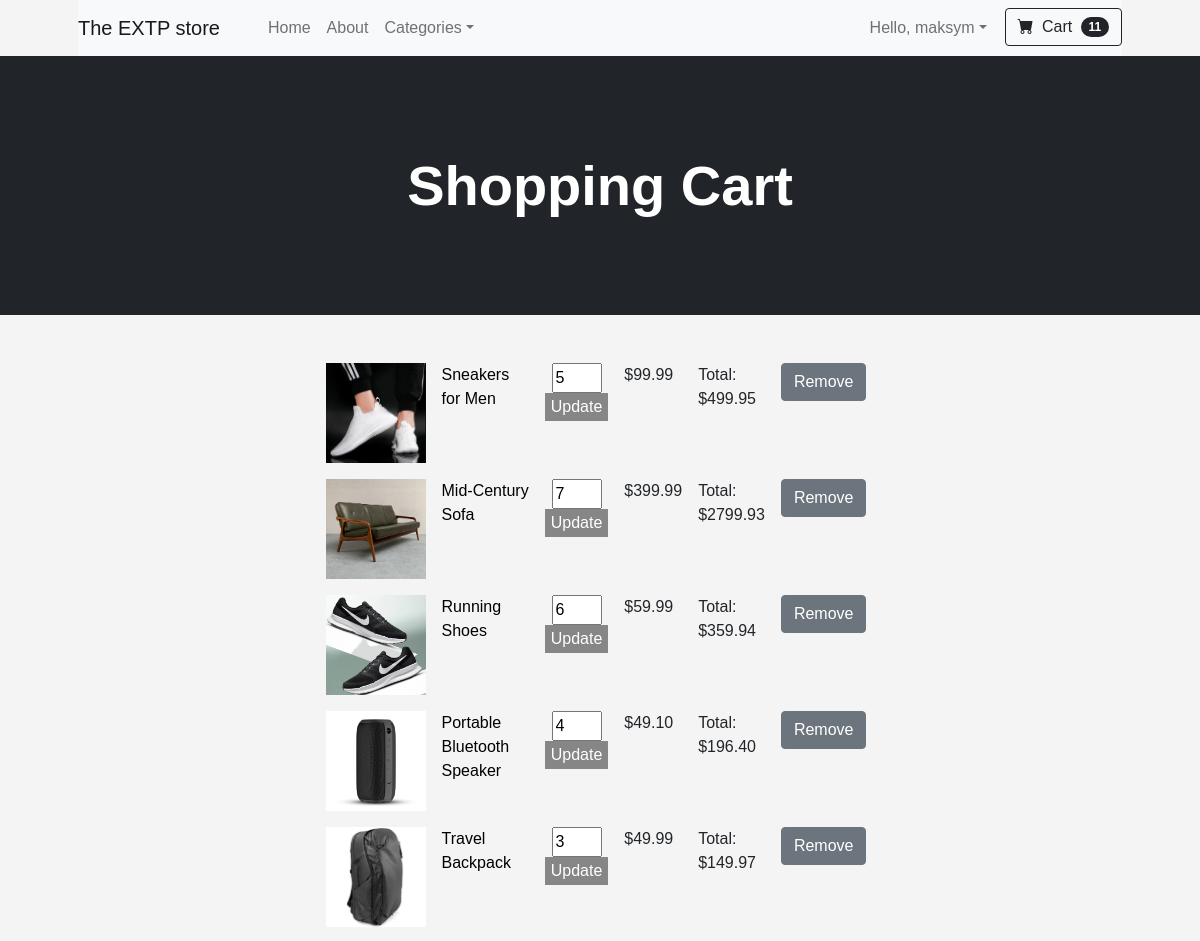
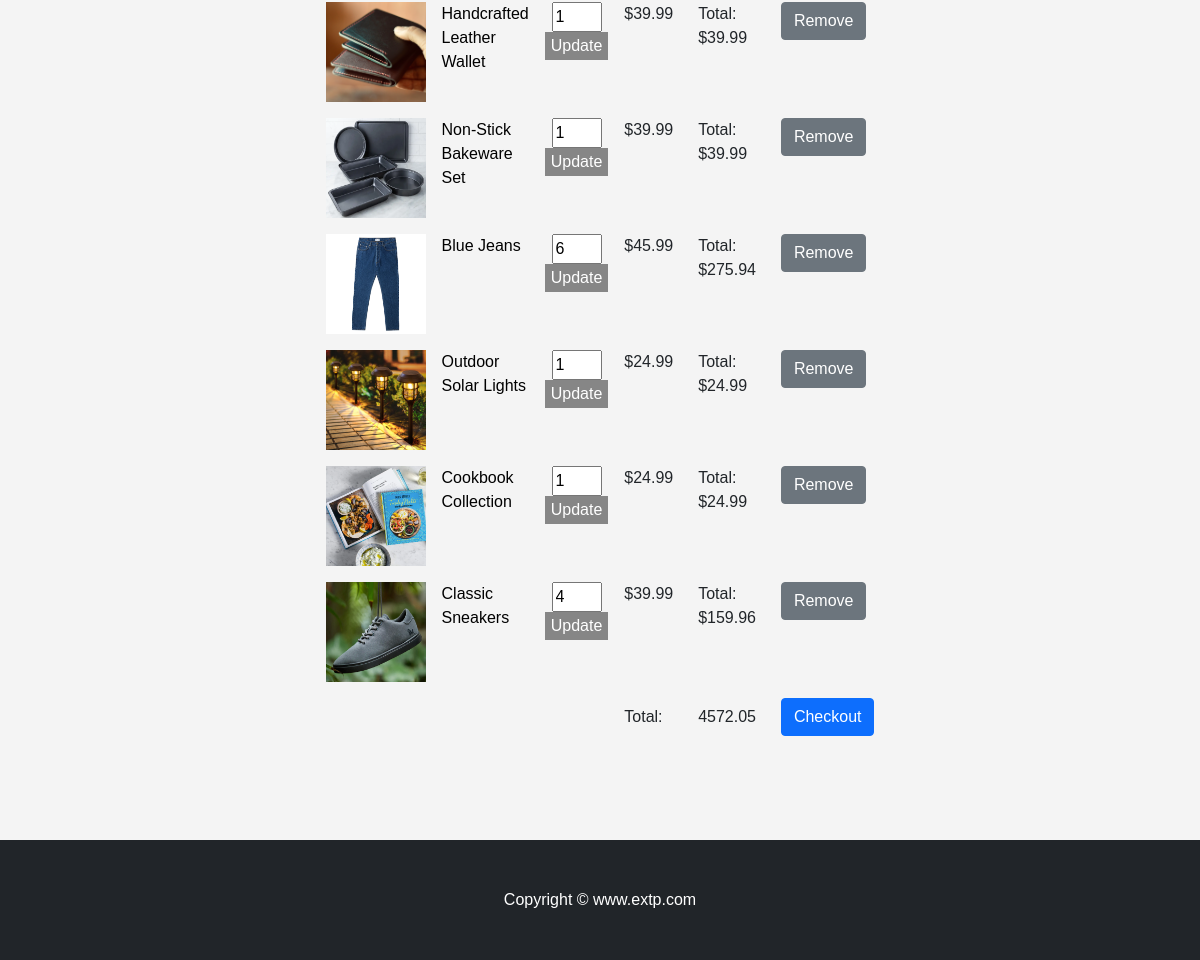
/cart/ (signed in), run on an earlier commit of the app's database (2 pictures, top to bottom).
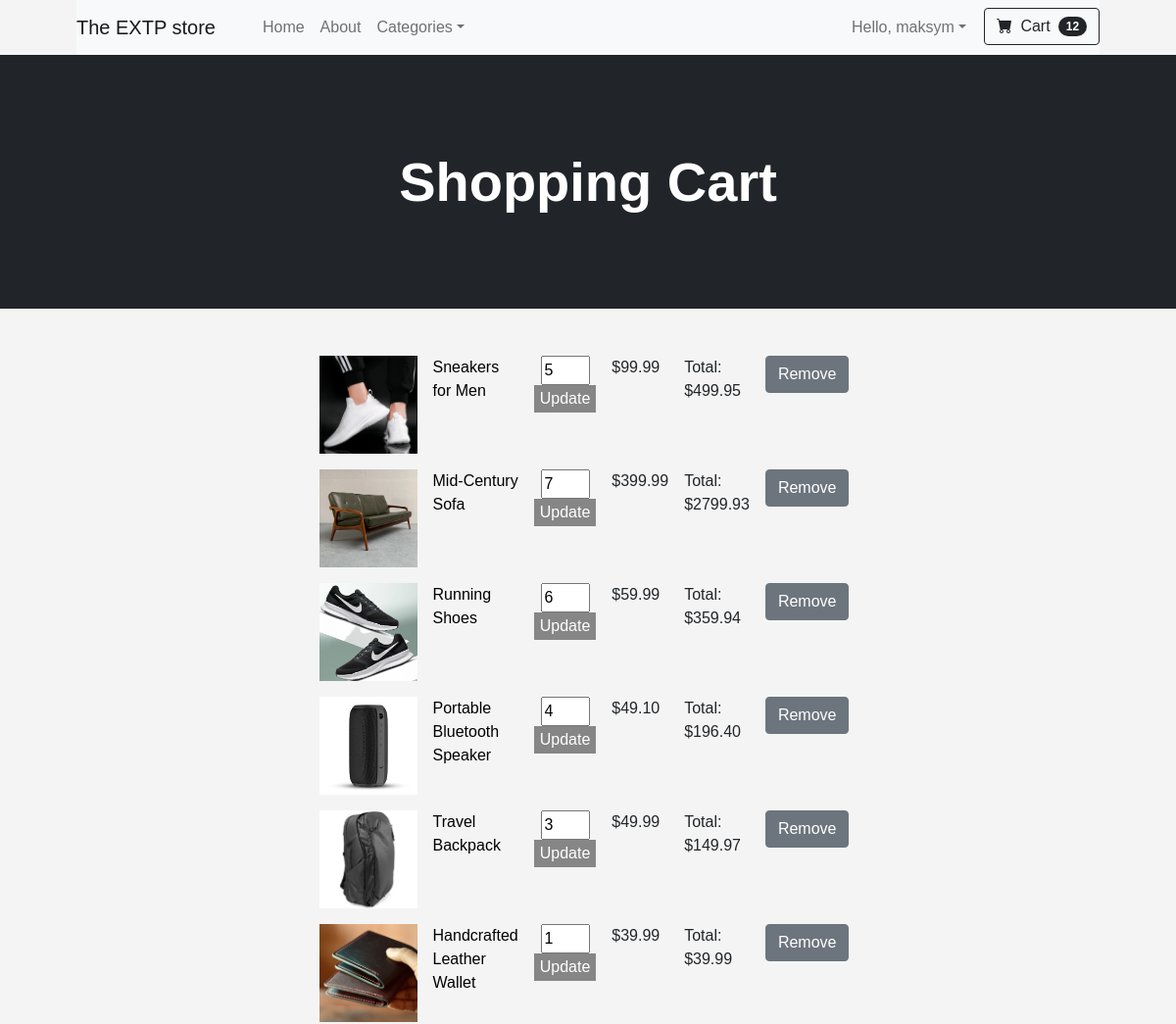
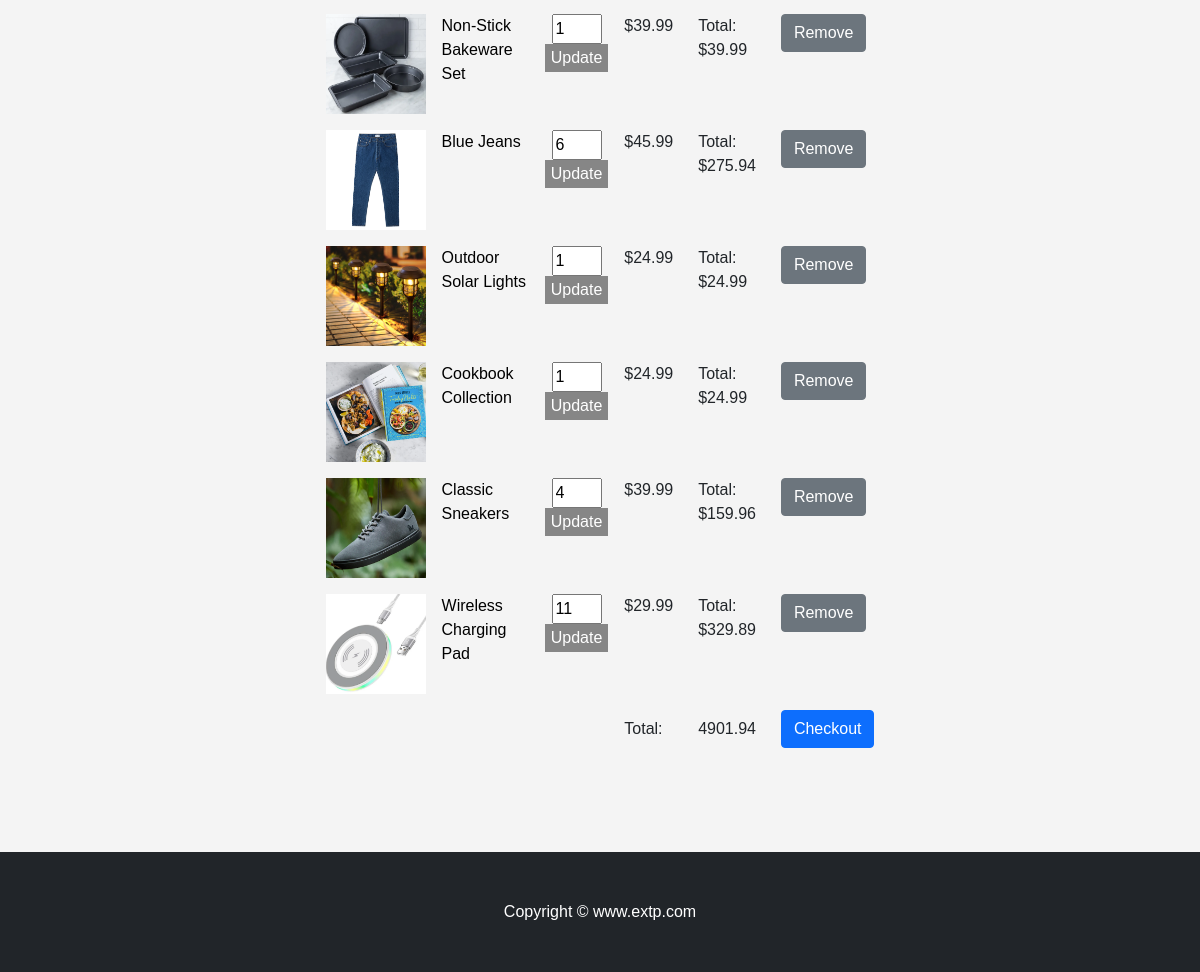
And on a later commit of the database (2 pictures, top to bottom).
### cart/models.py (models this page shows, shortened)
class Cart(models.Model):
    user = models.ForeignKey(User, on_delete=models.CASCADE)
    product = models.ForeignKey(Product, on_delete=models.CASCADE)
    quantity = models.IntegerField(default=1)
    @property
    def total_item_price(self):
        return self.quantity * self.product.price

### ecommerce/models.py (models this page shows)
class Product(models.Model):
    product_name = models.CharField(max_length=100)
    category = models.ForeignKey(Category, on_delete=models.SET_NULL, blank=True, null=True)
    description = models.TextField()
    image = models.ImageField(upload_to='product_images/', blank=True, null=True)
    created_at = models.DateTimeField(auto_now_add=True)
    price = models.DecimalField(max_digits=6, decimal_places=2)
    quantity = models.IntegerField(default=55)
    seller = models.CharField(max_length=100, default="EXTP")
    on_sale = models.BooleanField(default=False)
    sale_price = models.DecimalField(max_digits=6, decimal_places=2, blank=True, null=True)
    def __str__(self):
        return self.product_name

### cart/views.py (the view)
# urls.py: path('', views.cart_details, name='cart_details'),
@login_required
def cart_details(request):
    cart_items = Cart.objects.filter(user=request.user)
    total_price = sum(item.quantity * item.product.price for item in cart_items)
    return render(request, "cart/cart_details.html", {"cart_items": cart_items, "total_price": total_price})

### ecommerce/views.py (called while the page is built)
def custom_context(request):
    categories = models.Category.objects.all()
    if request.user.is_authenticated:
        quantity_cart = Cart.objects.filter(user=request.user).count()
    else:
        quantity_cart = 0
    return {'categories': categories, "quantity_cart": quantity_cart}

### templates/cart/cart_details.html (shortened to what this page needs)
{% extends "base.html" %}
{% block content %}
    <header class="bg-dark py-5">
        <div class="container px-4 px-lg-5 my-5">
            <div class="text-center text-white">
                <h1 class="display-4 fw-bolder">Shopping Cart</h1>
            </div>
        </div>
    </header>
    <div style="display: flex; justify-content: center; margin: 20px 160px 40px 160px; padding: 20px 260px 40px 260px;">
    {% if cart_items %}
        <br><br><br><br><br><br><br><br><br><br><br><br><br><br><br><br><br><br>
        <table class="table table-borderless">
            <tbody>
                {% for item in cart_items %}
                    <tr>
                        <td>
                            <a href="{% url 'ecommerce:product_detail' item.product.id %}">
                                <img src="{{ item.product.image.url }}" alt="product" width="100" height="100">
                            </a>
                        </td>
                        <td>
                            <a href="{% url 'ecommerce:product_detail' item.product.id %}" style="text-decoration: none; color: black;">
                                {{ item.product }}
                            </a>
                        </td>
                        <td>
                            <form action="{% url 'cart:update_cart_item' item.id %}" method="post">
                                <input type="number" name="quantity" value="{{ item.quantity }}" min="1" style="width: 50px;">
                                <button type="submit" style="height: 28px;">Update</button>
                            </form>
                        </td>
                        <td>${{ item.product.price }}</td>
                        <td>Total: ${{ item.total_item_price }}</td>
                        <td><a href="{% url 'cart:remove_from_cart' item.id %}"><button class="btn btn-secondary" >Remove</button></a></td>
                    </tr>
                {% endfor %}
            </tbody>
            <tfoot>
                <tr>
                    <td colspan="3"></td>
                    <td>Total:</td>
                    <td>{{ total_price }}</td>
                    <td><a href="#" class="btn btn-primary">Checkout</a></td>
                </tr>
            </tfoot>
        </table>
    {% else %}
    <br><br><br><br><br><br><br><br><br><br><br><br><br><br>
        <p>Your shopping cart is empty.</p>
    {% endif %}
    </div>
{% endblock %}

### templates/base.html (shortened to what this page needs)
{% load static %}
<!DOCTYPE html>
<html lang="en">
    <head>
        <link href="https://cdn.jsdelivr.net/npm/bootstrap-icons@1.5.0/font/bootstrap-icons.css" rel="stylesheet" />
        <link href="{% static 'css/styles.css' %}" rel="stylesheet" />
        <link href="https://stackpath.bootstrapcdn.com/bootstrap/5.1.3/css/bootstrap.min.css" rel="stylesheet">
    </head>
    <body>
        <div class="container px-4 px-lg-5">
            <nav class="navbar navbar-expand-lg navbar-light bg-light sticky-top">
                <a class="navbar-brand" href="{% url 'ecommerce:home' %}">The EXTP store</a>
                <div class="collapse navbar-collapse" id="navbarSupportedContent">
                    <ul class="navbar-nav me-auto mb-2 mb-lg-0 ms-lg-4">
                        <li class="nav-item"><a class="nav-link" aria-current="page" href="{% url 'ecommerce:home' %}">Home</a></li>
                        <li class="nav-item"><a class="nav-link" href="{% url 'ecommerce:about' %}">About</a></li>
                        <li class="nav-item dropdown">
                            <a class="nav-link dropdown-toggle" id="navbarDropdown" href="#" role="button" data-bs-toggle="dropdown" aria-expanded="false">Categories</a>
                        </li>
                    </ul>
                    <ul class="navbar-nav ml-auto mb-2 mb-lg-0">
                        {% if user.is_authenticated %}
                        <li class="nav-item dropdown">
                            <a class="nav-link dropdown-toggle" id="navbarDropdown" href="#" role="button" data-bs-toggle="dropdown" aria-expanded="false" style="margin-right: 10px;">Hello, {{ user.username }}</a>
                        </li>
                        {% else %}
                        <li class="nav-item"><a class="nav-link" href="{% url 'user:login' %}">Sign In</a></li>
                        <li class="nav-item" style="margin-right: 10px;"><a class="nav-link" href="{% url 'user:registration' %}">Sign Up</a></li>
                        {% endif %}
                        <li class="nav-item">
                            {% if user.is_authenticated %}
                            <a href="{% url 'cart:cart_details' %}">
                                <button class="btn btn-outline-dark" type="submit">
                                    <i class="bi-cart-fill me-1"></i>
                                    Cart
                                    <span class="badge bg-dark text-white ms-1 rounded-pill">{{ quantity_cart }}</span>
                                </button>
                            </a>
                            {% endif %}
                        </li>
                    </ul>
                </div>
            </nav>
        </div>
        {% block content %}
        {% endblock %}
        <footer class="py-5 bg-dark"  >
            <div class="container"><p class="m-0 text-center text-white">Copyright &copy; www.extp.com </p></div>
        </footer>
    </body>
</html>

What changed in the data, as far as the page shows it:
added Cart: product.image (picture), product "Wireless Charging Pad", quantity "11", product.price "29.99", total_item_price "329.89"
Also different on the page:
{{ quantity_cart }}: "11" → "12"
{{ total_price }}: "4572.05" → "4901.94"
